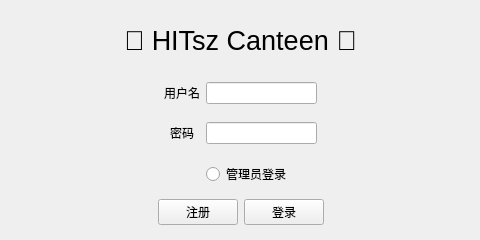
<?xml version="1.0" encoding="UTF-8"?>
<ui version="4.0">
 <class>LoginWindow</class>
 <widget class="QMainWindow" name="LoginWindow">
  <property name="geometry">
   <rect>
    <x>0</x>
    <y>0</y>
    <width>480</width>
    <height>240</height>
   </rect>
  </property>
  <property name="sizePolicy">
   <sizepolicy hsizetype="Fixed" vsizetype="Fixed">
    <horstretch>0</horstretch>
    <verstretch>0</verstretch>
   </sizepolicy>
  </property>
  <property name="minimumSize">
   <size>
    <width>480</width>
    <height>240</height>
   </size>
  </property>
  <property name="maximumSize">
   <size>
    <width>480</width>
    <height>240</height>
   </size>
  </property>
  <property name="windowTitle">
   <string>登录</string>
  </property>
  <widget class="QWidget" name="centralwidget">
   <widget class="QWidget" name="horizontalLayoutWidget_2">
    <property name="geometry">
     <rect>
      <x>10</x>
      <y>190</y>
      <width>461</width>
      <height>44</height>
     </rect>
    </property>
    <layout class="QHBoxLayout" name="horizontalLayout_2">
     <item>
      <spacer name="horizontalSpacer">
       <property name="orientation">
        <enum>Qt::Horizontal</enum>
       </property>
       <property name="sizeHint" stdset="0">
        <size>
         <width>40</width>
         <height>20</height>
        </size>
       </property>
      </spacer>
     </item>
     <item>
      <widget class="QPushButton" name="btn_register">
       <property name="font">
        <font>
         <kerning>true</kerning>
        </font>
       </property>
       <property name="focusPolicy">
        <enum>Qt::NoFocus</enum>
       </property>
       <property name="text">
        <string>注册</string>
       </property>
       <property name="autoDefault">
        <bool>false</bool>
       </property>
       <property name="flat">
        <bool>false</bool>
       </property>
      </widget>
     </item>
     <item>
      <widget class="QPushButton" name="btn_login">
       <property name="focusPolicy">
        <enum>Qt::ClickFocus</enum>
       </property>
       <property name="text">
        <string>登录</string>
       </property>
       <property name="autoDefault">
        <bool>false</bool>
       </property>
       <property name="default">
        <bool>false</bool>
       </property>
      </widget>
     </item>
     <item>
      <spacer name="horizontalSpacer_2">
       <property name="orientation">
        <enum>Qt::Horizontal</enum>
       </property>
       <property name="sizeHint" stdset="0">
        <size>
         <width>40</width>
         <height>20</height>
        </size>
       </property>
      </spacer>
     </item>
    </layout>
   </widget>
   <widget class="QWidget" name="horizontalLayoutWidget_3">
    <property name="geometry">
     <rect>
      <x>10</x>
      <y>70</y>
      <width>461</width>
      <height>130</height>
     </rect>
    </property>
    <layout class="QHBoxLayout" name="horizontalLayout_3">
     <item>
      <spacer name="horizontalSpacer_3">
       <property name="orientation">
        <enum>Qt::Horizontal</enum>
       </property>
       <property name="sizeHint" stdset="0">
        <size>
         <width>40</width>
         <height>20</height>
        </size>
       </property>
      </spacer>
     </item>
     <item>
      <layout class="QGridLayout" name="gridLayout_2">
       <item row="1" column="1">
        <widget class="QLineEdit" name="lineEdit_password">
         <property name="text">
          <string/>
         </property>
         <property name="maxLength">
          <number>16</number>
         </property>
         <property name="echoMode">
          <enum>QLineEdit::Password</enum>
         </property>
        </widget>
       </item>
       <item row="0" column="0">
        <widget class="QLabel" name="label_user_name">
         <property name="text">
          <string>用户名</string>
         </property>
         <property name="alignment">
          <set>Qt::AlignLeading|Qt::AlignLeft|Qt::AlignVCenter</set>
         </property>
        </widget>
       </item>
       <item row="0" column="1">
        <widget class="QLineEdit" name="lineEdit_user_name">
         <property name="focusPolicy">
          <enum>Qt::StrongFocus</enum>
         </property>
         <property name="text">
          <string/>
         </property>
         <property name="alignment">
          <set>Qt::AlignLeading|Qt::AlignLeft|Qt::AlignVCenter</set>
         </property>
         <property name="placeholderText">
          <string/>
         </property>
         <property name="cursorMoveStyle">
          <enum>Qt::LogicalMoveStyle</enum>
         </property>
         <property name="clearButtonEnabled">
          <bool>false</bool>
         </property>
        </widget>
       </item>
       <item row="1" column="0">
        <widget class="QLabel" name="label_password">
         <property name="text">
          <string>密码</string>
         </property>
         <property name="alignment">
          <set>Qt::AlignCenter</set>
         </property>
        </widget>
       </item>
       <item row="2" column="1">
        <widget class="QRadioButton" name="radio_admin">
         <property name="text">
          <string>管理员登录</string>
         </property>
        </widget>
       </item>
      </layout>
     </item>
     <item>
      <spacer name="horizontalSpacer_4">
       <property name="orientation">
        <enum>Qt::Horizontal</enum>
       </property>
       <property name="sizeHint" stdset="0">
        <size>
         <width>40</width>
         <height>20</height>
        </size>
       </property>
      </spacer>
     </item>
    </layout>
   </widget>
   <widget class="QWidget" name="horizontalLayoutWidget_4">
    <property name="geometry">
     <rect>
      <x>10</x>
      <y>10</y>
      <width>461</width>
      <height>61</height>
     </rect>
    </property>
    <layout class="QHBoxLayout" name="horizontalLayout_4">
     <item>
      <spacer name="horizontalSpacer_5">
       <property name="orientation">
        <enum>Qt::Horizontal</enum>
       </property>
       <property name="sizeHint" stdset="0">
        <size>
         <width>40</width>
         <height>20</height>
        </size>
       </property>
      </spacer>
     </item>
     <item>
      <widget class="QLabel" name="title">
       <property name="sizePolicy">
        <sizepolicy hsizetype="Fixed" vsizetype="Fixed">
         <horstretch>0</horstretch>
         <verstretch>0</verstretch>
        </sizepolicy>
       </property>
       <property name="font">
        <font>
         <pointsize>20</pointsize>
        </font>
       </property>
       <property name="text">
        <string>🍚 HITsz Canteen 🍚</string>
       </property>
      </widget>
     </item>
     <item>
      <spacer name="horizontalSpacer_6">
       <property name="orientation">
        <enum>Qt::Horizontal</enum>
       </property>
       <property name="sizeHint" stdset="0">
        <size>
         <width>40</width>
         <height>20</height>
        </size>
       </property>
      </spacer>
     </item>
    </layout>
   </widget>
  </widget>
 </widget>
 <tabstops>
  <tabstop>lineEdit_user_name</tabstop>
  <tabstop>lineEdit_password</tabstop>
  <tabstop>radio_admin</tabstop>
  <tabstop>btn_register</tabstop>
  <tabstop>btn_login</tabstop>
 </tabstops>
 <resources/>
 <connections>
  <connection>
   <sender>btn_register</sender>
   <signal>clicked(bool)</signal>
   <receiver>LoginWindow</receiver>
   <slot>hide()</slot>
   <hints>
    <hint type="sourcelabel">
     <x>205</x>
     <y>211</y>
    </hint>
    <hint type="destinationlabel">
     <x>239</x>
     <y>119</y>
    </hint>
   </hints>
  </connection>
 </connections>
</ui>
